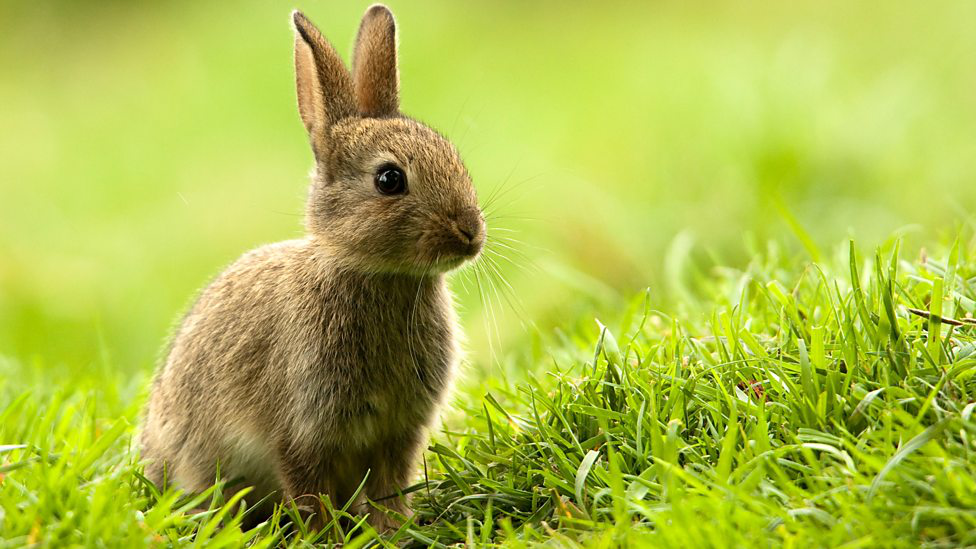
#> input picture origin.png, 976 x 549 px
$ python img_split.py
#> lines starting #> are read from the running program, lines starting #| are printed output that depends on the picture
from PIL import Image

# origin.png 파일 열기
image = Image.open("./origin.png")
#> image is the input picture: PIL image 976x549 RGB; mean R, G, B 171.9, 187.1, 71.6

# 밴드를 포함한 튜플 반환
r, g, b = image.split()
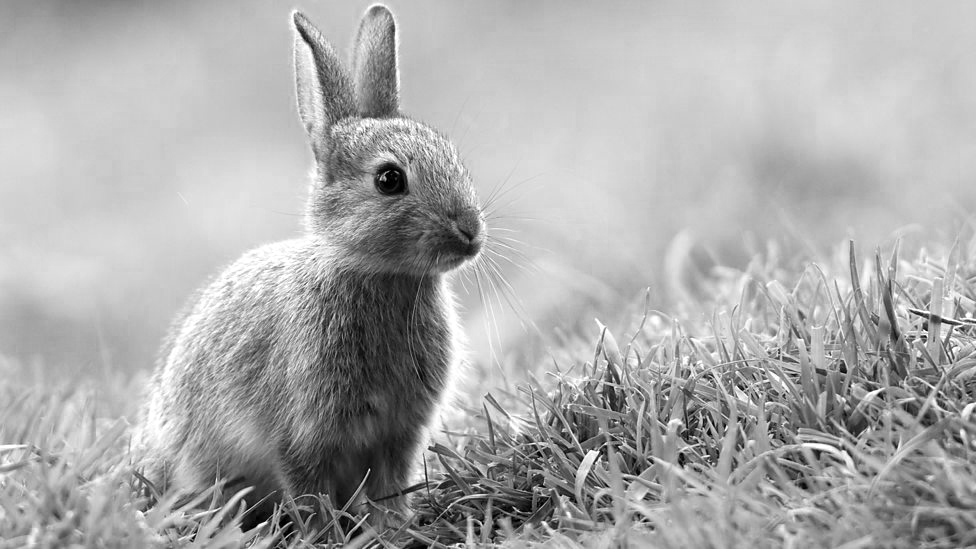
#> r: PIL image 976x549 L; min 0, max 255, mean 171.9
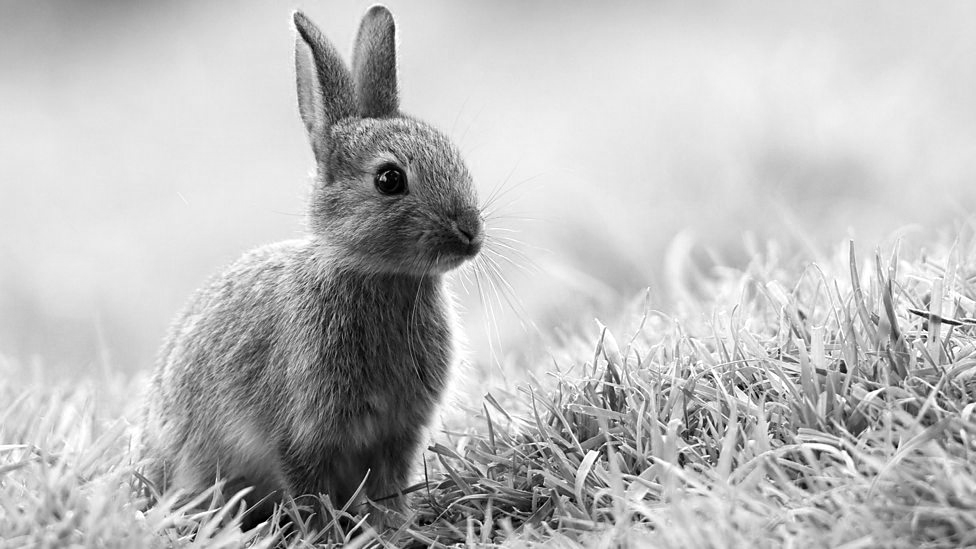
#> g: PIL image 976x549 L; min 0, max 255, mean 187.1
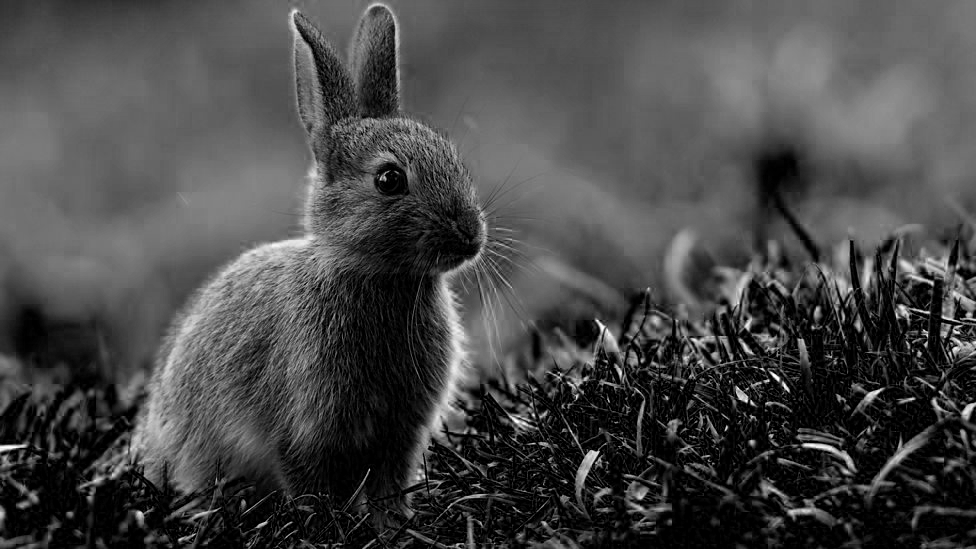
#> b: PIL image 976x549 L; min 0, max 255, mean 71.6

# 배경으로 사용할 이미지 새로 생성
background = Image.new("L", r.size, "black")
#> background: PIL image 976x549 L; every value is 0

# 배경이미지와 분할한 이미지 병합
Image.merge("RGB", (r, background, background)).save("./result/r.png")
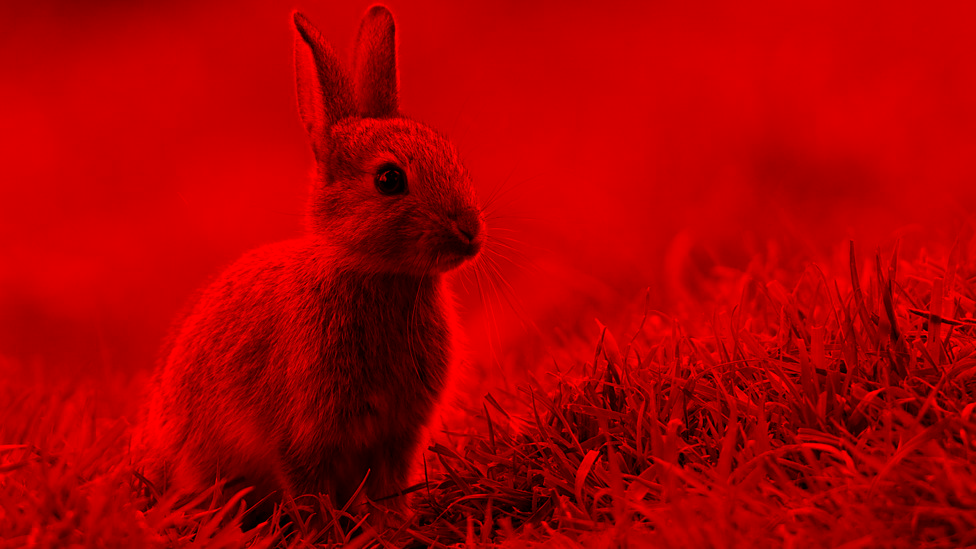
#> saved as r.png: PIL image 976x549 RGB; mean R, G, B 171.9, 0, 0
Image.merge("RGB", (background, g, background)).save("./result/g.png")
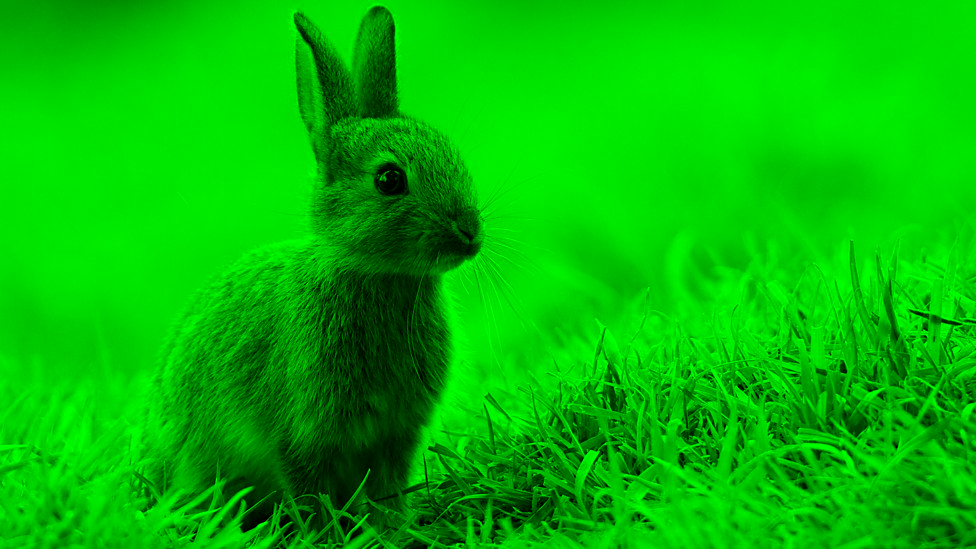
#> saved as g.png: PIL image 976x549 RGB; mean R, G, B 0, 187.1, 0
Image.merge("RGB", (background, background, b)).save("./result/b.png")
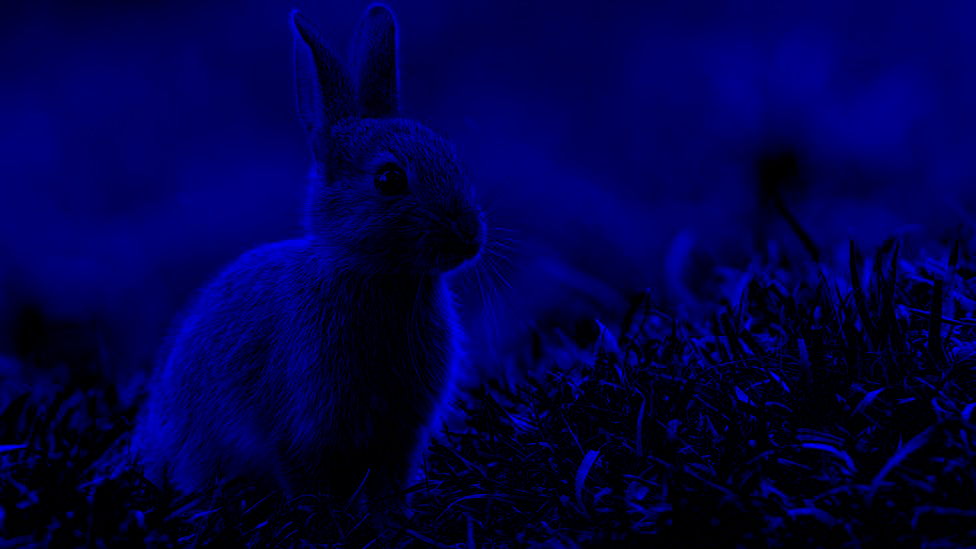
#> saved as b.png: PIL image 976x549 RGB; mean R, G, B 0, 0, 71.6

image.close()
